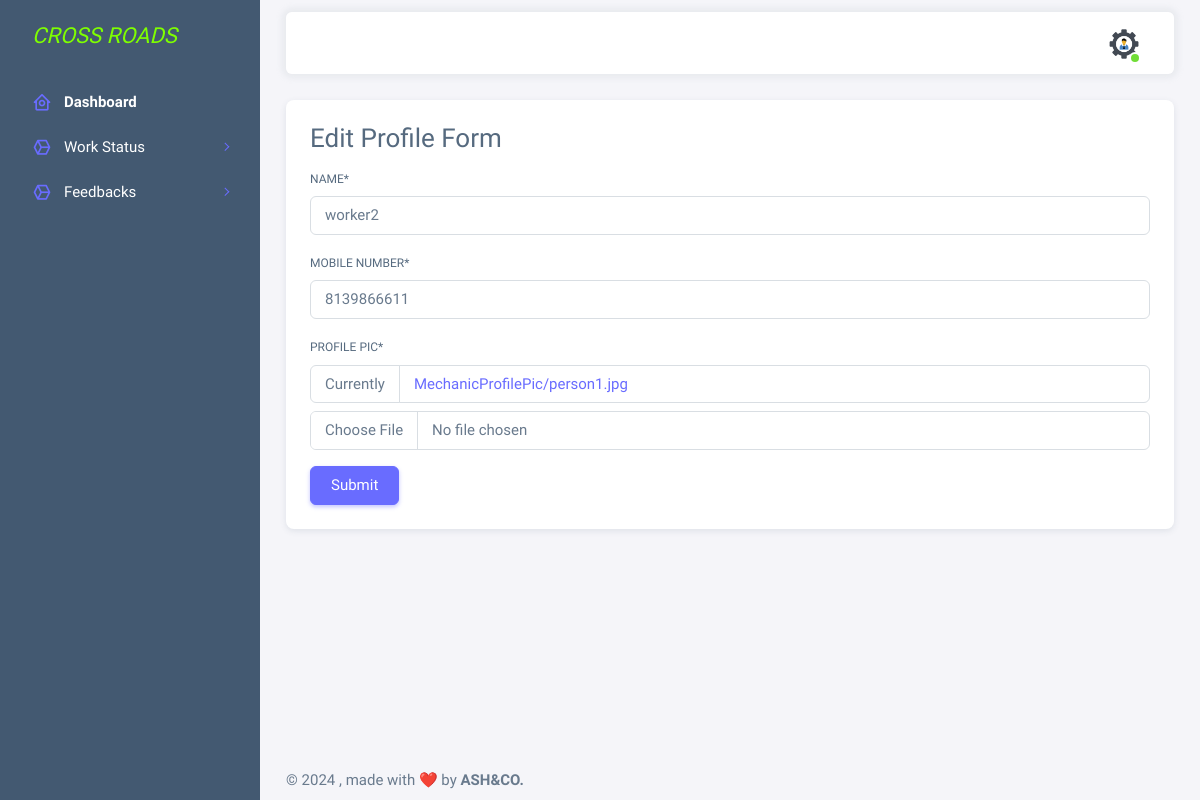
The app's page /workers_app/edit-profile/ (signed in), older data.
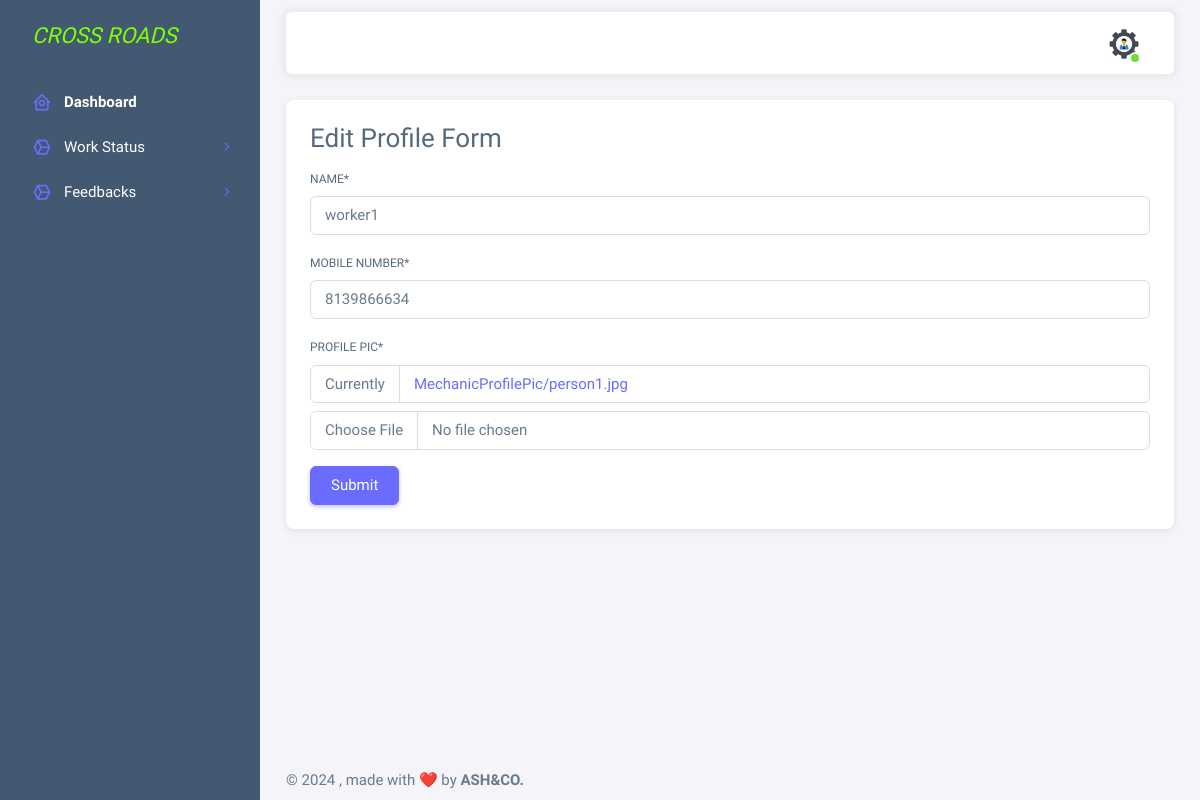
The same page, newer data.
### accounts/models.py (models this page shows)
class BaseModel(models.Model):
    created_on = models.DateTimeField(auto_now_add=True, null=True)
    updated_on = models.DateTimeField(auto_now=True)
    is_deleted = models.BooleanField(default=False)
    class Meta:
        abstract = True
        ordering = ['-created_on']

class UserProfile(BaseModel):
    user = models.ForeignKey(User, on_delete=models.CASCADE)
    name = models.CharField(max_length = 25,blank=True, null=True)
    mobile_number = models.CharField(max_length=25,unique=True, null=True)
    profile_pic= models.ImageField(upload_to='MechanicProfilePic/',null=True,blank=True)

### workers_app/views.py (the view)
# urls.py: path('edit-profile/',views.update_profile,name='edit-profile'),
@login_required(login_url='sign-in')
def update_profile(request):
    worker = UserProfile.objects.get(user=request.user)
    form = WorkerRegistrationForm(instance=worker)
    if request.method == 'POST':
        form = WorkerRegistrationForm(request.POST or None, instance=worker or None)
        if form.is_valid():
            form.save()
            return redirect('profile')
    return render(request, 'workertemp/update_profile.html', {'form': form, })

### accounts/forms.py
class WorkerRegistrationForm(forms.ModelForm):
    name = forms.CharField(required=True)
    mobile_number = forms.CharField(required=True,validators=[phone_number_validator])
    profile_pic = forms.ImageField(required=True)
    class Meta:
        model = UserProfile
        fields = ['name', 'mobile_number','profile_pic']

### templates/workertemp/update_profile.html (shortened to what this page needs)
{% extends 'workertemp/index.html' %}
{% load crispy_forms_tags %}
{% block content %}
<div class="card">
    <div class="card-body">
        <h3 class="card-title">Edit Profile Form</h3>
        <form method="post">
            {{form|crispy}}
            <button type="submit" class="btn btn-primary">Submit</button>
        </form>
    </div>
</div>
{% endblock %}

Row changes from the older to the newer data that the page shows:
no longer on this page (row edited): UserProfile: name "worker2", mobile_number "8139866611"
now on this page (row edited): UserProfile: name "worker1", mobile_number "8139866634"
